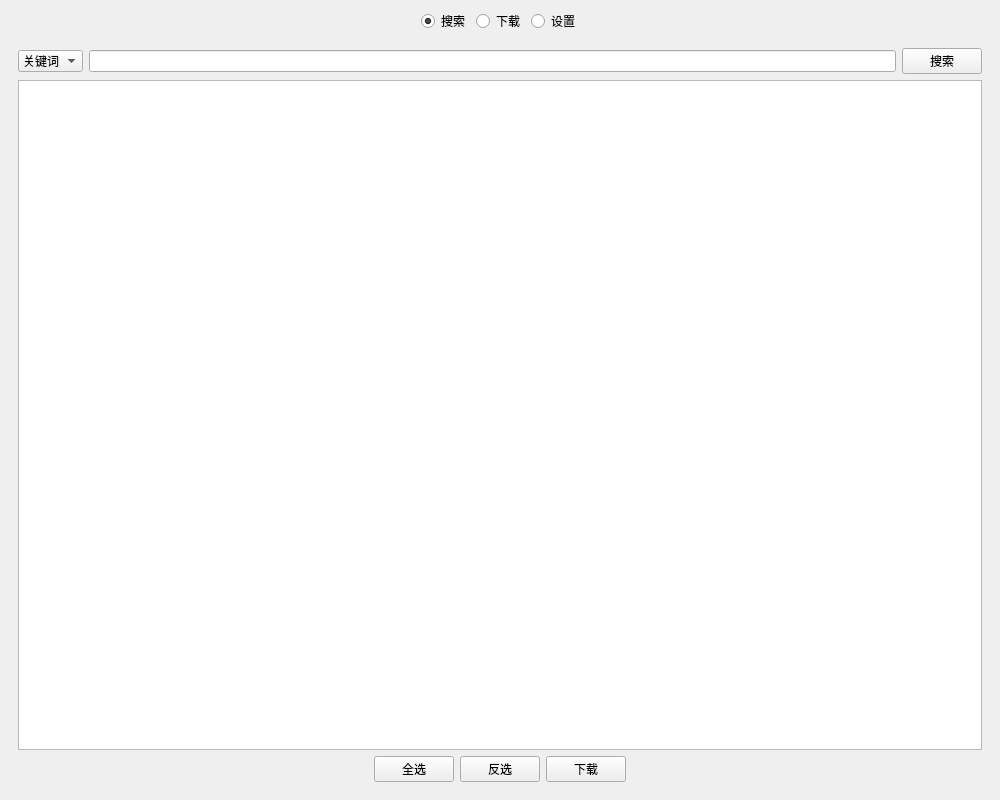
<?xml version="1.0" encoding="UTF-8"?>
<ui version="4.0">
 <class>MainWindow</class>
 <widget class="QMainWindow" name="MainWindow">
  <property name="geometry">
   <rect>
    <x>0</x>
    <y>0</y>
    <width>1000</width>
    <height>800</height>
   </rect>
  </property>
  <property name="minimumSize">
   <size>
    <width>750</width>
    <height>600</height>
   </size>
  </property>
  <property name="windowTitle">
   <string>bilibili视频下载器</string>
  </property>
  <widget class="QWidget" name="centralwidget">
   <layout class="QVBoxLayout" name="verticalLayout">
    <item>
     <layout class="QHBoxLayout" name="layout_title">
      <item>
       <spacer name="horizontalSpacer_3">
        <property name="orientation">
         <enum>Qt::Horizontal</enum>
        </property>
        <property name="sizeHint" stdset="0">
         <size>
          <width>40</width>
          <height>20</height>
         </size>
        </property>
       </spacer>
      </item>
      <item>
       <widget class="QRadioButton" name="rb_search">
        <property name="text">
         <string>搜索</string>
        </property>
        <property name="checked">
         <bool>true</bool>
        </property>
       </widget>
      </item>
      <item>
       <widget class="QRadioButton" name="rb_download">
        <property name="text">
         <string>下载</string>
        </property>
       </widget>
      </item>
      <item>
       <widget class="QRadioButton" name="rb_settings">
        <property name="text">
         <string>设置</string>
        </property>
        <property name="checked">
         <bool>false</bool>
        </property>
       </widget>
      </item>
      <item>
       <spacer name="horizontalSpacer_4">
        <property name="orientation">
         <enum>Qt::Horizontal</enum>
        </property>
        <property name="sizeHint" stdset="0">
         <size>
          <width>40</width>
          <height>20</height>
         </size>
        </property>
       </spacer>
      </item>
     </layout>
    </item>
    <item>
     <widget class="QStackedWidget" name="stackedWidget">
      <property name="currentIndex">
       <number>0</number>
      </property>
      <widget class="QWidget" name="tab_search">
       <layout class="QVBoxLayout" name="verticalLayout_2">
        <item>
         <layout class="QHBoxLayout" name="horizontalLayout">
          <item>
           <widget class="QComboBox" name="combo_box_type">
            <item>
             <property name="text">
              <string>关键词</string>
             </property>
            </item>
            <item>
             <property name="text">
              <string>链接</string>
             </property>
            </item>
            <item>
             <property name="text">
              <string>BV号</string>
             </property>
            </item>
           </widget>
          </item>
          <item>
           <widget class="QLineEdit" name="line_edit_url"/>
          </item>
          <item>
           <widget class="QPushButton" name="pbtn_search">
            <property name="text">
             <string>搜索</string>
            </property>
           </widget>
          </item>
         </layout>
        </item>
        <item>
         <widget class="QListWidget" name="list_videos"/>
        </item>
        <item>
         <layout class="QHBoxLayout" name="horizontalLayout_2">
          <item>
           <spacer name="horizontalSpacer">
            <property name="orientation">
             <enum>Qt::Horizontal</enum>
            </property>
            <property name="sizeHint" stdset="0">
             <size>
              <width>40</width>
              <height>20</height>
             </size>
            </property>
           </spacer>
          </item>
          <item>
           <widget class="QPushButton" name="pbtn_select_all">
            <property name="sizePolicy">
             <sizepolicy hsizetype="Fixed" vsizetype="Fixed">
              <horstretch>0</horstretch>
              <verstretch>0</verstretch>
             </sizepolicy>
            </property>
            <property name="text">
             <string>全选</string>
            </property>
           </widget>
          </item>
          <item>
           <widget class="QPushButton" name="pbtn_reverse">
            <property name="sizePolicy">
             <sizepolicy hsizetype="Fixed" vsizetype="Fixed">
              <horstretch>0</horstretch>
              <verstretch>0</verstretch>
             </sizepolicy>
            </property>
            <property name="text">
             <string>反选</string>
            </property>
           </widget>
          </item>
          <item>
           <widget class="QPushButton" name="pbtn_download">
            <property name="sizePolicy">
             <sizepolicy hsizetype="Fixed" vsizetype="Fixed">
              <horstretch>0</horstretch>
              <verstretch>0</verstretch>
             </sizepolicy>
            </property>
            <property name="text">
             <string>下载</string>
            </property>
           </widget>
          </item>
          <item>
           <spacer name="horizontalSpacer_2">
            <property name="orientation">
             <enum>Qt::Horizontal</enum>
            </property>
            <property name="sizeHint" stdset="0">
             <size>
              <width>40</width>
              <height>20</height>
             </size>
            </property>
           </spacer>
          </item>
         </layout>
        </item>
       </layout>
      </widget>
      <widget class="QWidget" name="tab_download">
       <layout class="QVBoxLayout" name="verticalLayout_4">
        <item>
         <widget class="QListWidget" name="list_downloads"/>
        </item>
       </layout>
      </widget>
      <widget class="QWidget" name="tab_settings">
       <layout class="QVBoxLayout" name="verticalLayout_3">
        <item>
         <widget class="QListWidget" name="list_settings"/>
        </item>
       </layout>
      </widget>
     </widget>
    </item>
   </layout>
  </widget>
 </widget>
 <resources/>
 <connections/>
</ui>
